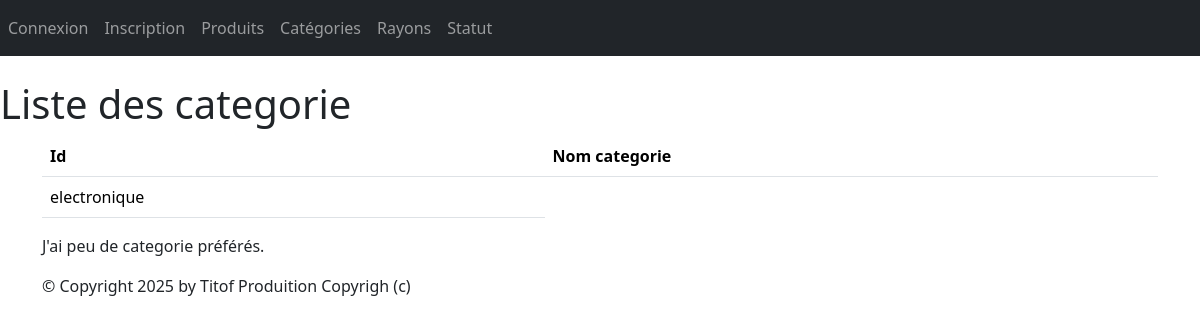
The app's page /monApp/ListCat, older data.
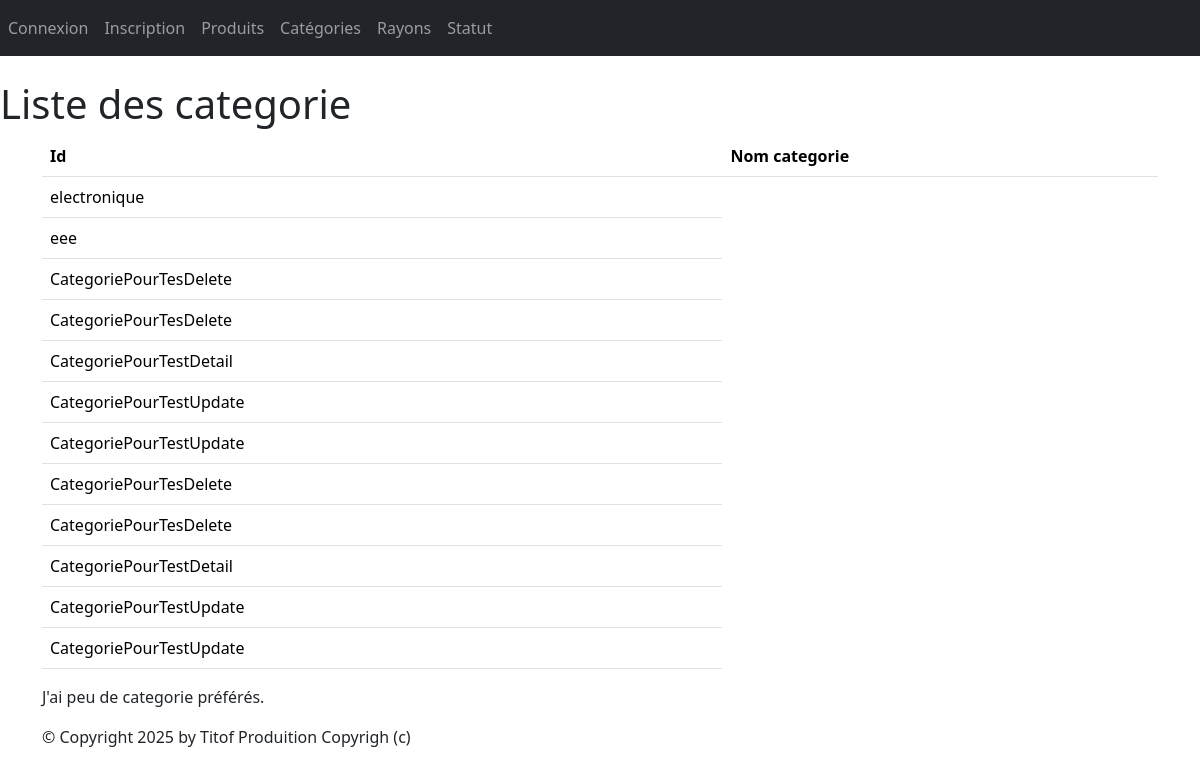
The same page, newer data.
### monApp/models.py (models this page shows, shortened)
class Categorie(models.Model):
    idCat = models.AutoField(primary_key=True)
    nomCat = models.CharField(max_length=100)

### monApp/views.py (the view)
# urls.py: path("ListCat", views.ListCat, name="ListCat"),
def ListCat(request):
    cat=Categorie.objects.all()
    return render(request, 'monApp/listeCat.html',{'cat': cat})

### monApp/templates/monApp/listeCat.html
        {% extends 'monApp/base.html' %}
{% block menu %}
<h1>Liste des categorie</h1>
{% endblock %}
{% block contenu %}
<table class="table">
<thead>
<th>Id</th>
<th>Nom categorie</th>
</thead>
<tbody>
{% for categorie in cat %}
<tr>
<td>{{ categorie.nomCat }} </td>
</tr>
{% endfor %}
</tbody>
</table>
<p>
J'ai
{% if prdts|length < 5 %}
peu de
{% elif prdts|length < 10 %}
quelques
{% else %}
beaucoup de
{% endif %}
categorie préférés.
</p>
{% endblock %}

Row changes from the older to the newer data that the page shows:
added Categorie: nomCat "eee"
added Categorie: nomCat "CategoriePourTesDelete"
added Categorie: nomCat "CategoriePourTesDelete"
added Categorie: nomCat "CategoriePourTestDetail"
added Categorie: nomCat "CategoriePourTestUpdate"
added Categorie: nomCat "CategoriePourTestUpdate"
added Categorie: nomCat "CategoriePourTesDelete"
added Categorie: nomCat "CategoriePourTesDelete"
added Categorie: nomCat "CategoriePourTestDetail"
added Categorie: nomCat "CategoriePourTestUpdate"
added Categorie: nomCat "CategoriePourTestUpdate"
